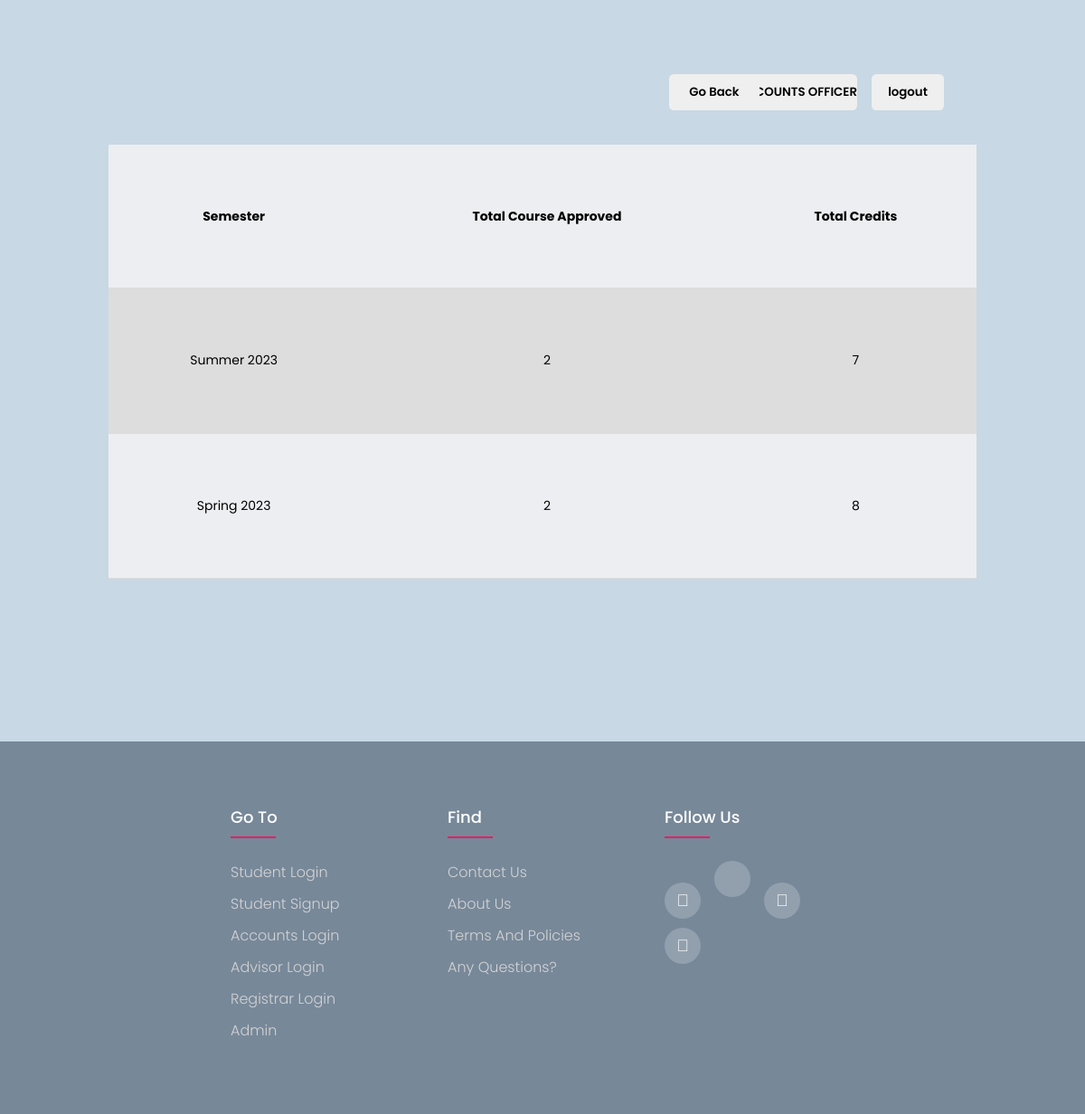
/registrar/check_credits.php (signed in), run on the app's committed database.
### tables this page shows
CREATE TABLE `semester` (
  `id` int(11) NOT NULL,
  `semester_name` varchar(255) NOT NULL,
  `semester_year` int(11) NOT NULL,
  `semester_courses` int(255) NOT NULL,
  `semester_credits` int(255) NOT NULL
);

### registrar/check_credits.php (the view, shortened to what this page needs)
<?php
include "../includes/header.php";
include "../includes/db.php";
?>
<div class="container">
    <div class="btn-section">
        <div class="username-btn">
            <button onclick="gotoadmindash()">
                <?= $_SESSION['username'] ?>
            </button>
        </div>
        <a href="/course/logout.php">
            <div class="logout-btn">
                <button>logout</button>
            </div>
        </a>
        <a href="/course/registrar/registrar_feed.php">
            <div class="adv-btn">
                <button>Go Back</button>
            </div>
        </a>
    </div>
    <table class="table" id="myTable" data-filter-control="true" data-show-search-clear-button="true">
        <tr>
            <th>Semester</th>
            <th>Total Course Approved</th>
            <th>Total Credits</th>
        </tr>
        <?php
        $sql = "SELECT * FROM semester";
        $result = mysqli_query($mysqli, $sql) or die(mysqli_error($mysqli));
        while ($data = mysqli_fetch_assoc($result)) {
            $semester = $data['semester_name'] . " " . $data['semester_year'];
            ?>
            <tr>
                <td>
                    <?= $semester ?>
                </td>
                <td>
                    <?= $data['semester_courses'] ?>
                </td>
                <td>
                    <?= $data['semester_credits'] ?>
                </td>
            </tr>
        <?php } ?>
    </table>
</div>
<?php
include "../includes/footer.php";
?>

### css/style.css (style rules this page uses)
* { margin: 0; padding: 0; box-sizing: border-box; max-width: 100%; font-family: "Poppins", sans-serif !important; }
body { background: #c8d8e4; }
.container { min-height: 100vh; margin: 0 auto; position: relative; background: #c8d8e4; display: flex; justify-content: center; align-items: center; }
table { height: 60vh; width: 80%; border-collapse: collapse; }
th, td { border-bottom: 1px solid #dddddd; padding: 10px 20px; font-size: 14px; text-align: center; }
tr:nth-child(even) { background-color: #dddddd; }
tr:nth-child(odd) { background-color: #edeef1; }
.logout-btn button { width: 80px; border: none; outline: none; height: 40px; border-radius: 0.3rem; font-weight: 600; margin: 10px 0; cursor: pointer; transition: 0.2s; position: absolute; top: 6vw; right: 13vw; z-index: 1000; }
.adv-btn button { width: 100px; border: none; outline: none; height: 40px; border-radius: 0.3rem; font-weight: 600; margin: 10px 0; cursor: pointer; transition: 0.2s; position: absolute; top: 6vw; right: 30vw; z-index: 1000; }
.username-btn button { min-width: 80px; border: none; outline: none; height: 40px; border-radius: 0.3rem; font-weight: 600; margin: 10px 0; cursor: pointer; transition: 0.2s; position: absolute; right: 21vw; top: 6vw; z-index: 1000; }
@media (min-width: 765px) and (max-width: 1200px) { html { font-size: 18px; } }

### data on the page
semester: semester "Summer 2023", semester_courses "2", semester_credits "7"
semester: semester "Spring 2023", semester_courses "2", semester_credits "8"

### other printed values
$_SESSION['username'] "ACCOUNTS OFFICER"
